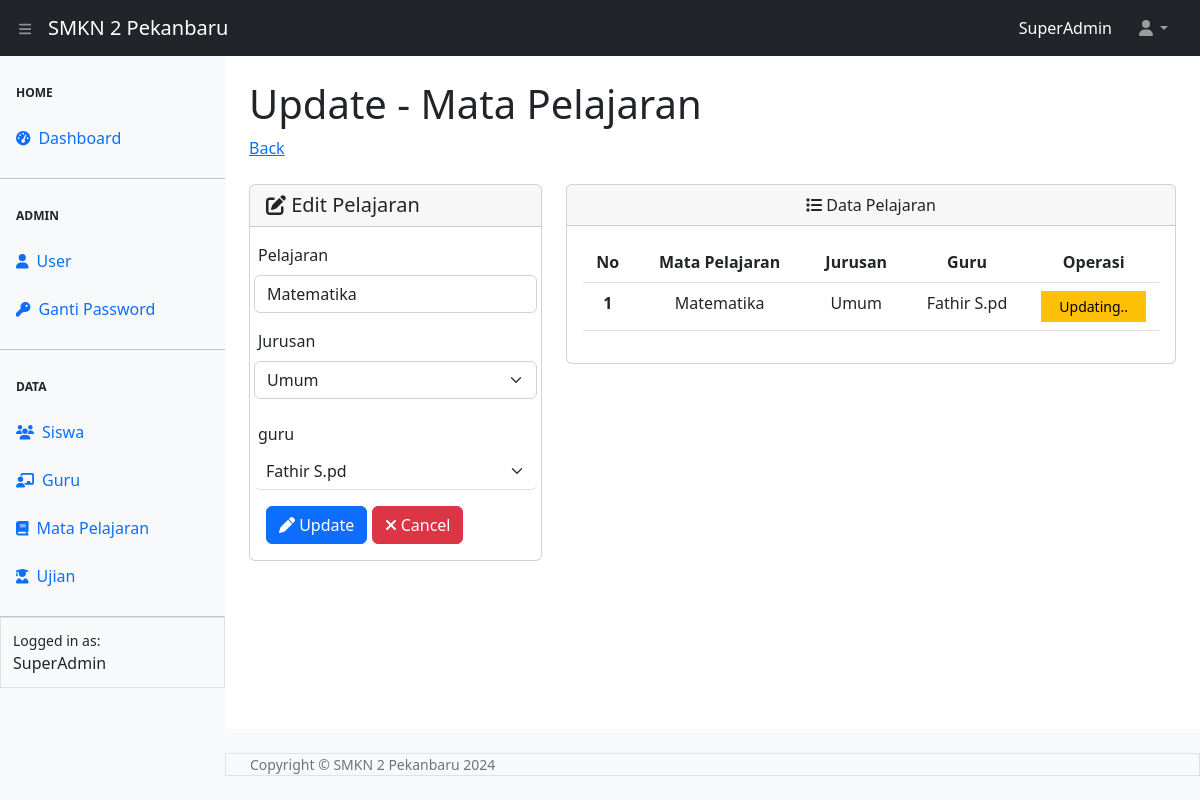
Page /pelajaran/edit-pelajaran.php?id=44 (signed in) on the committed database.
### tables this page shows
CREATE TABLE `tbl_pelajaran` (
  `id` int(11) NOT NULL,
  `pelajaran` varchar(50) NOT NULL,
  `jurusan` varchar(50) NOT NULL,
  `guru` varchar(50) NOT NULL
);

### pelajaran/edit-pelajaran.php (the view, shortened to what this page needs)
<?php
require_once "../config.php";
require_once "../template/header.php";
require_once "../template/navbar.php";
require_once "../template/sidebar.php";
$id = $_GET['id'];
$queryPelajaran = mysqli_query($koneksi, "SELECT * FROM tbl_pelajaran WHERE id = $id");
$data = mysqli_fetch_array($queryPelajaran);
?>
<div id="layoutSidenav_content">
    <main>
        <div class="container-fluid px-4">
            <h1 class="mt-4">Update - Mata Pelajaran</h1>
            <ol class="breadcrumb mb-4">
                <li class="breadcrumb-item"><a href="pelajaran.php">Back</a></li>
            </ol>
            <div class="row">
                <div class="col-4">
                    <div class="card">
                        <div class="card-header">
                                <span class="h5 my-2"><i class="fa-solid fa-pen-to-square"></i> Edit Pelajaran</span>
                            </div>
                            <div class="card-body">
                                <form action="proses-pelajaran.php" method="POST">
                                    <div class="mb-3 row">
                                        <label for="pelajaran" class="form-label ps-1">Pelajaran</label>
                                        <input type="text" class="form-control" id="pelajaran" name="pelajaran" placeholder="mata pelajaran" value="<?= $data ['pelajaran'] ?>">
                                    </div>
                                    <div class="mb-3 row">
                                        <label for="jurusan" class="form-label ps-1">Jurusan</label>
                                        <select name="jurusan" id="jurusan" class="form-select" required>
                                        <?php
                                        $jurusan = ["Umum", "Teknik Komputer Jaringan", "Rekayasa Perangkat Lunak" ];
                                        foreach ($jurusan as $jrs){
                                            if ($data['jurusan'] == $jrs) { ?>
                                                <option value="<?= $jrs ?>" selected><?= $jrs ?></option>
                                            <?php } else {  ?>
                                               <option value="<?= $jrs ?>" ><?= $jrs ?></option>
                                       <?php
                                            }
                                        }?>
                                        </select>
                                    </div>
                                    <div class="mb-3 row">
                                        <label for="guru" class="col-form-label ps-1">guru</label>
                                        <select name="guru" id="guru" class="form-select border-0 border-bottom" required>
                                            <?php
                                            $queryGuru = mysqli_query($koneksi, "SELECT * FROM tbl_guru");
                                            while ($dataGuru = mysqli_fetch_array($queryGuru)) {
                                            if ($data['guru'] ==  $dataGuru['nama'] ) { ?>
                                                <option value="<?= $dataGuru['nama'] ?>" selected><?= $dataGuru['nama'] ?></option>
                                            <?php } else {  ?>
                                                <option value="<?= $dataGuru['nama'] ?>"><?= $dataGuru['nama'] ?></option>
                                             <?php
                                                }
                                            }
                                            ?>
                                        </select>
                                    </div>
                                    <button type="submit" class="btn btn-primary" name="update"><i class="fa-solid fa-pen"></i> Update</button>
                                    <a href="pelajaran.php" class="btn btn-danger" ><i class="fa-solid fa-xmark"></i> Cancel</a>
                                </form>
                            </div>
                        </div>
                    </div>
                <div class="col-8 text-center">
                    <div class="card">
                       <div class="card-header">
                            <i class="fa-solid fa-list"></i> Data Pelajaran
                        </div>
                        <div class="card-body">
                            <table class="table table-hover" id="datatablesSimple">
                                <thead>
                                    <tr>
                                        <th scope="col">No</th>
                                        <th scope="col"><center>Mata Pelajaran</center></th>
                                        <th scope="col"><center>Jurusan</center></th>
                                        <th scope="col"><center>Guru</center></th>
                                        <th scope="col"><center>Operasi</center></th>
                                    </tr>
                                </thead>
                                <tbody>
                                    <?php
                                        $no = 1;
                                    ?>
                                    <tr >
                                        <th scope="row"><center><?= $no ?></center></th>
                                        <td><center><?= $data['pelajaran'] ?></center></td>
                                        <td><center><?= $data['jurusan'] ?></center></td>
                                        <td><center><?= $data['guru'] ?></center></td>
                                        <td align="center">
                                            <button type="button" class="btn btn-sm btn-warning rounded-0 col-11">Updating..</button>
                                        </td>
                                    </tr>
                                </tbody>
                            </table>
                        </div>
                    </div>
                </div>
            </div>
        </div>
    </main>
<?php
require_once "../template/footer.php";
?>

### rows in the picture
tbl_pelajaran: pelajaran "Matematika", jurusan "Umum", guru "Fathir S.pd"

### other values in the picture
$_SESSION["ssUser"] "SuperAdmin"
$no "1"
form field guru "Fathir S.pd"
